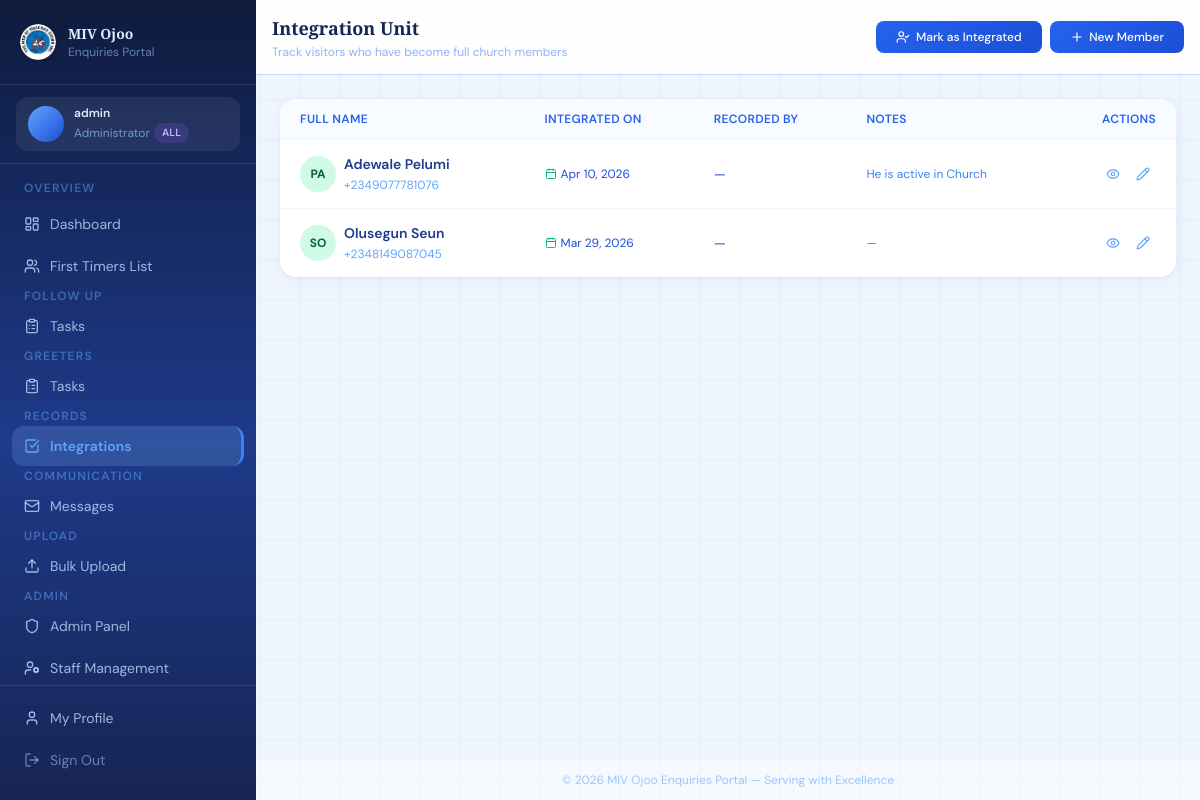
/integration/ (signed in), run on an earlier commit of the app's database.
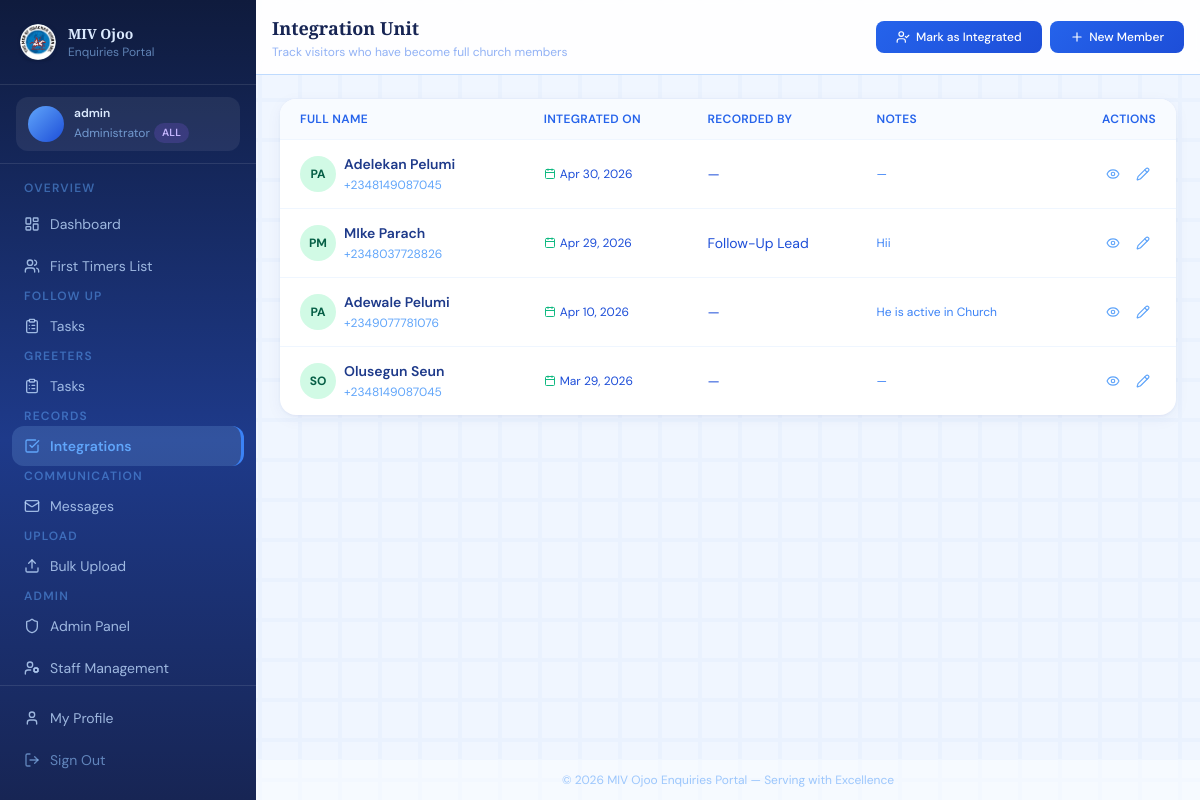
And on a later commit of the database.
### enquiries/models.py (models this page shows, shortened)
class Integration(models.Model):
    PATHWAY_CHOICES = [
        ('Fully Integrated', 'Fully Integrated'),
    ]
    member = models.OneToOneField(Member, on_delete=models.CASCADE, related_name='integration')
    integrated_on = models.DateField(default=timezone.now)
    pathway = models.CharField(max_length=30, choices=PATHWAY_CHOICES)
    integrated_by = models.ForeignKey(User, on_delete=models.SET_NULL, null=True, related_name='integrations_handled')
    notes = models.TextField(blank=True)
    created_at = models.DateTimeField(auto_now_add=True)

class Member(models.Model):
    GENDER_CHOICES = [('M', 'Male'), ('F', 'Female')]
    STATUS_CHOICES = [
        ('new', 'New Visitor'),
        ('integrated', 'Member'),
        ('inactive', 'Inactive'),
    ]
    MARITAL_CHOICES = [
        ('single', 'Single'),
        ('married', 'Married'),
        ('divorced', 'Divorced'),
        ('widowed', 'Widowed'),
    ]
    AGE_BRACKET_CHOICES = [
        ('under_18', 'Under 18'),
        ('18_25', '18 – 25'),
        ('26_35', '26 – 35'),
        ('36_45', '36 – 45'),
        ('46_55', '46 – 55'),
        ('56_65', '56 – 65'),
        ('above_65', 'Above 65'),
    ]
    BORN_AGAIN_CHOICES = [
        ('yes', 'Yes'),
        ('no', 'No'),
        ('not_sure', 'Not Sure'),
    ]
    JOINING_CHOICES = [
        ('yes', 'Yes'),
        ('no', 'No'),
        ('considering', 'Still Considering'),
    ]
    VISIT_TIME_CHOICES = [
        ('weekday_morning', 'Weekday Morning'),
        ('weekday_afternoon', 'Weekday Afternoon'),
        ('weekday_evening', 'Weekday Evening'),
        ('saturday_morning', 'Saturday Morning'),
        ('saturday_afternoon', 'Saturday Afternoon'),
        ('sunday_after_service', 'Sunday After Service'),
    ]
    first_name = models.CharField(max_length=100)
    last_name = models.CharField(max_length=100)
    email = models.EmailField(unique=True, null=True, blank=True)
    phone = models.CharField(max_length=20, null=True, blank=True)
    whatsapp = models.CharField(max_length=20, null=True, blank=True)
    gender = models.CharField(max_length=1, choices=GENDER_CHOICES, null=True, blank=True)
    date_of_birth = models.DateField(null=True, blank=True)
    age_bracket = models.CharField(
        max_length=20, choices=AGE_BRACKET_CHOICES, null=True, blank=True
    )
    marital_status = models.CharField(
        max_length=20, choices=MARITAL_CHOICES, null=True, blank=True
    )
    address = models.TextField(null=True, blank=True)
    vocation_address = models.TextField(null=True, blank=True)
    occupation = models.CharField(max_length=100, null=True, blank=True)
    status = models.CharField(max_length=20, choices=STATUS_CHOICES, default='new')
    first_visit_date = models.DateField(default=timezone.now)
    how_did_you_hear = models.CharField(max_length=200, null=True, blank=True)
    previous_church = models.CharField(max_length=200, null=True, blank=True)
    invitee = models.CharField(
        max_length=200, null=True, blank=True,
        help_text="Name of the person who invited this visitor"
    )
    is_born_again = models.CharField(
        max_length=10, choices=BORN_AGAIN_CHOICES, null=True, blank=True
    )
    joining_church = models.CharField(
        max_length=20, choices=JOINING_CHOICES, null=True, blank=True
    )
    preferred_visit_time = models.CharField(
        max_length=30, choices=VISIT_TIME_CHOICES, null=True, blank=True
    )
    prayer_requests = models.TextField(null=True, blank=True)
    observation = models.TextField(
        null=True, blank=True,
        help_text="Staff observations about the visitor"
    )
    interests = models.ManyToManyField(
        'Ministry', blank=True, related_name='interested_members'
    )
    assigned_to = models.ForeignKey(
        User, on_delete=models.SET_NULL, null=True, blank=True,
        related_name='assigned_members',
        help_text="Staff member responsible for follow-up / visitation"
    )
    greeter_assigned_to = models.ForeignKey(
        User, on_delete=models.SET_NULL, null=True, blank=True,
        related_name='greeter_assigned_members',
        help_text="Greeter staff member assigned to welcome this visitor"
    )
    created_by = models.ForeignKey(
        User, on_delete=models.SET_NULL, null=True, blank=True,
        related_name='created_members'
    )
    created_at = models.DateTimeField(auto_now_add=True)
    updated_at = models.DateTimeField(auto_now=True)
    notes = models.TextField(null=True, blank=True)
    profile_photo = models.ImageField(upload_to='members/', null=True, blank=True)
    is_baptized = models.BooleanField(default=False)
    is_active = models.BooleanField(default=True)
    is_contacted = models.BooleanField(default=False)
    contacted_at = models.DateTimeField(null=True, blank=True)
    class Meta:
        ordering = ['-created_at']
    def get_full_name(self):
        return f"{self.last_name} {self.first_name}"
    @property
    def initials(self):
        return f"{self.first_name[0]}{self.last_name[0]}".upper()

### enquiries/views.py (the view)
# urls.py: path('integration/',                 views.integration_list,     name='integration_list'),
@login_required
def integration_list(request):
    if not can_see_all(request.user) and get_section(request.user) not in ('followup',):
        messages.error(request, 'Access denied.')
        return redirect('dashboard')
    integrations  = Integration.objects.select_related('member', 'integrated_by').order_by('-integrated_on')
    pathway_filter = request.GET.get('pathway', '')
    if pathway_filter:
        integrations = integrations.filter(pathway=pathway_filter)
    candidates = Member.objects.filter(is_active=True, status='regular').exclude(
        integration__isnull=False
    ).count()
    paginator    = Paginator(integrations, 15)
    integrations = paginator.get_page(request.GET.get('page'))
    return render(request, 'enquiries/integration_list.html', {
        'integrations':    integrations,
        'pathway_filter':  pathway_filter,
        'pathway_choices': Integration.PATHWAY_CHOICES,
        'candidates':      candidates,
    })

### enquiries/views.py (called while the page is built)
def can_see_all(user):
    if user.is_superuser:
        return True
    profile = get_profile(user)
    return profile.role == 'admin' and profile.section == 'all'

### templates/enquiries/integration_list.html (shortened to what this page needs)
{% extends "base.html" %}
{% block page_title %}Integration Unit{% endblock %}
{% block page_subtitle %}Track visitors who have become full church members{% endblock %}
{% block header_actions %}
<a href="{% url 'integration_create' %}" class="btn-gold text-xs">
  <i data-lucide="user-check" class="w-3.5 h-3.5"></i><span class="hidden sm:inline">Mark as Integrated</span>
</a>
{% endblock %}
{% block content %}
<div class="card overflow-hidden hidden md:block">
  <div class="overflow-x-auto">
    <table class="w-full text-sm" style="min-width:620px;">
      <thead>
        <tr class="border-b border-blue-50" style="background:#f8fbff;">
          <th class="text-left px-5 py-3 text-xs font-semibold text-blue-600 uppercase tracking-wide">Full Name</th>
          <th class="text-left px-4 py-3 text-xs font-semibold text-blue-600 uppercase tracking-wide">Integrated On</th>
          <th class="text-left px-4 py-3 text-xs font-semibold text-blue-600 uppercase tracking-wide">Recorded By</th>
          <th class="text-left px-4 py-3 text-xs font-semibold text-blue-600 uppercase tracking-wide">Notes</th>
          <th class="text-right px-5 py-3 text-xs font-semibold text-blue-600 uppercase tracking-wide">Actions</th>
        </tr>
      </thead>
      <tbody class="divide-y divide-blue-50">
        {% for record in integrations %}
        <tr class="table-row">
          <td class="px-5 py-3.5">
            <a href="{% url 'member_detail' record.member.pk %}" class="flex items-center gap-2 group">
              <div class="avatar text-xs bg-emerald-100 text-emerald-800 font-bold">{{ record.member.initials }}</div>
              <div>
                <span class="font-semibold text-blue-900 group-hover:text-blue-600 block">{{ record.member.get_full_name }}</span>
                <span class="text-blue-400 text-xs">{{ record.member.phone|default:"" }}</span>
              </div>
            </a>
          </td>
          <td class="px-4 py-3.5">
            <span class="text-blue-700 text-xs flex items-center gap-1">
              <i data-lucide="calendar" class="w-3 h-3 text-emerald-500"></i>
              {{ record.integrated_on|date:"M d, Y" }}
            </span>
          </td>
          <td class="px-4 py-3.5 text-blue-700 text-sm">{{ record.integrated_by.get_full_name|default:"—" }}</td>
          <td class="px-4 py-3.5 text-blue-500 text-xs max-w-xs truncate">{{ record.notes|default:"—" }}</td>
          <td class="px-5 py-3.5 text-right">
            <div class="flex items-center justify-end gap-1">
              <a href="{% url 'member_detail' record.member.pk %}"
                 class="p-1.5 rounded-lg hover:bg-blue-100 text-blue-400 hover:text-blue-800 transition-colors"
                 title="View Member">
                <i data-lucide="eye" class="w-3.5 h-3.5"></i>
              </a>
              <a href="{% url 'integration_update' record.pk %}"
                 class="p-1.5 rounded-lg hover:bg-blue-100 text-blue-400 hover:text-blue-800 transition-colors"
                 title="Edit">
                <i data-lucide="pencil" class="w-3.5 h-3.5"></i>
              </a>
            </div>
          </td>
        </tr>
        {% endfor %}
      </tbody>
    </table>
  </div>
</div>
{% endblock %}

What changed in the data, as far as the page shows it:
added Integration: member.initials "PA", member.get_full_name "Adelekan Pelumi", member.phone "+2348149087045", integrated_on "Apr 30, 2026", integrated_by.get_full_name "—", notes "—"
added Integration: member.initials "PM", member.get_full_name "MIke Parach", member.phone "+2348037728826", integrated_on "Apr 29, 2026", integrated_by.get_full_name "Follow-Up Lead", notes "Hii"
